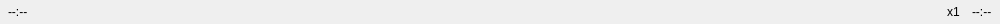
<?xml version="1.0" encoding="UTF-8"?>
<ui version="4.0">
 <class>VideoSliderContainer</class>
 <widget class="QWidget" name="VideoSliderContainer">
  <property name="geometry">
   <rect>
    <x>0</x>
    <y>0</y>
    <width>1000</width>
    <height>24</height>
   </rect>
  </property>
  <property name="windowTitle">
   <string>VideoSliderContainer</string>
  </property>
  <layout class="QHBoxLayout" name="horizontalLayout" stretch="0,1,0,0">
   <property name="spacing">
    <number>12</number>
   </property>
   <property name="leftMargin">
    <number>8</number>
   </property>
   <property name="topMargin">
    <number>4</number>
   </property>
   <property name="rightMargin">
    <number>8</number>
   </property>
   <property name="bottomMargin">
    <number>4</number>
   </property>
   <item>
    <widget class="ClickableLabel" name="position">
     <property name="text">
      <string>--:--</string>
     </property>
    </widget>
   </item>
   <item>
    <widget class="QWidget" name="placeholder" native="true"/>
   </item>
   <item>
    <widget class="QLabel" name="playbackRate">
     <property name="text">
      <string>x1</string>
     </property>
    </widget>
   </item>
   <item>
    <widget class="QLabel" name="duration">
     <property name="text">
      <string>--:--</string>
     </property>
    </widget>
   </item>
  </layout>
 </widget>
 <customwidgets>
  <customwidget>
   <class>ClickableLabel</class>
   <extends>QLabel</extends>
   <header location="global">components/clickablelabel.h</header>
  </customwidget>
 </customwidgets>
 <resources/>
 <connections/>
</ui>
